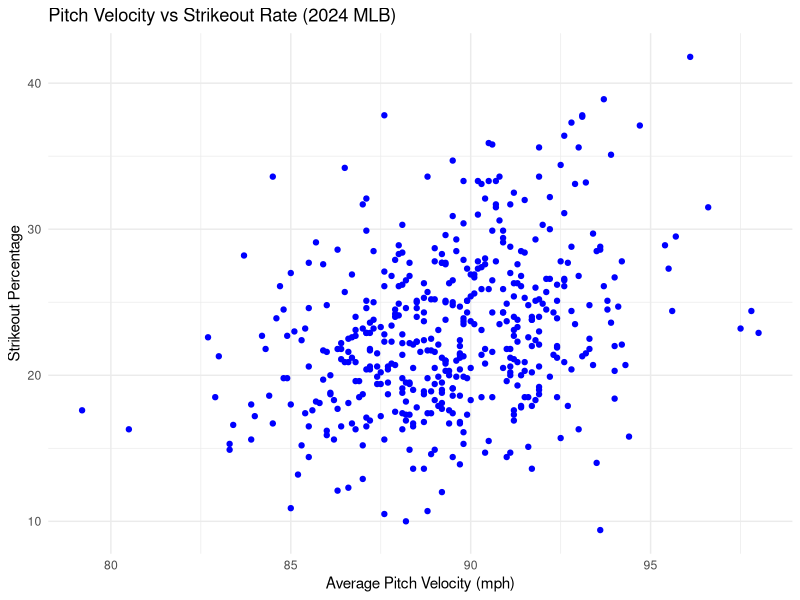
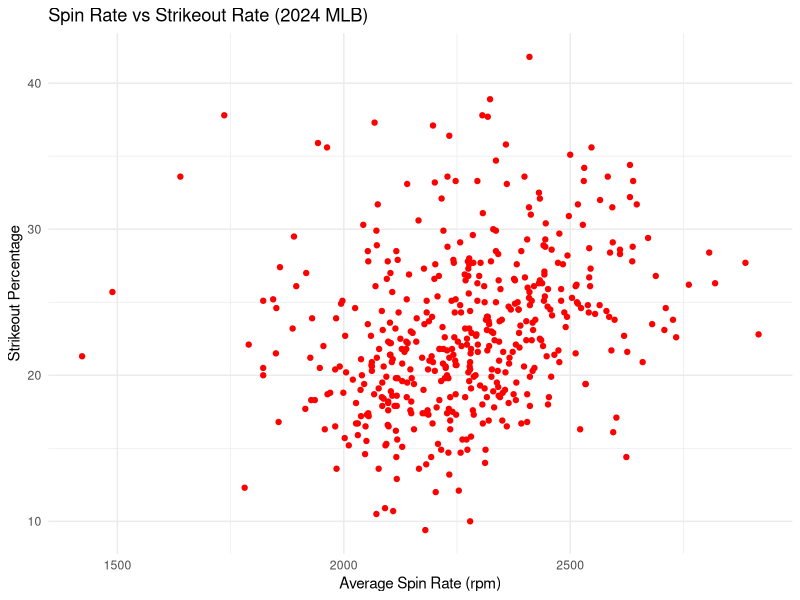
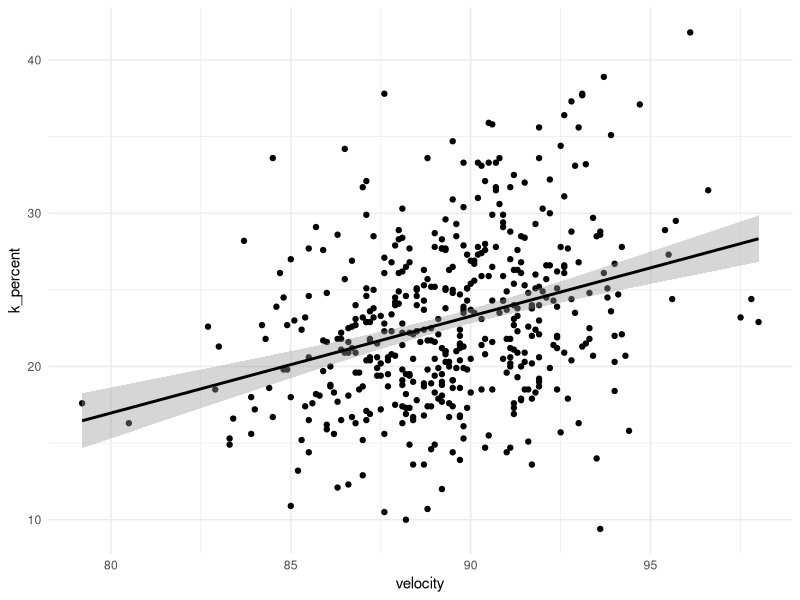

These figures' R source, in order:
library(tidyverse)

df <- read_csv("savant_data.csv")

head(df)

pitcher_stats <- df %>%
  select(
    player_name,
    total_pitches,
    velocity,
    spin_rate,
    k_percent,
    whiffs,
    swings,
    hardhit_percent,
    barrels_per_bbe_percent
  )

pitcher_stats <- pitcher_stats %>%
  filter(total_pitches > 500)

ggplot(pitcher_stats, aes(x = velocity, y = k_percent)) +
  geom_point(color = "blue") +
  labs(
    title = "Pitch Velocity vs Strikeout Rate (2024 MLB)",
    x = "Average Pitch Velocity (mph)",
    y = "Strikeout Percentage"
  ) +
  theme_minimal()

ggplot(pitcher_stats, aes(x = spin_rate, y = k_percent)) +
  geom_point(color = "red") +
  labs(
    title = "Spin Rate vs Strikeout Rate (2024 MLB)",
    x = "Average Spin Rate (rpm)",
    y = "Strikeout Percentage"
  ) +
  theme_minimal()

pitcher_stats %>%
  select(velocity, spin_rate, k_percent, hardhit_percent, barrels_per_bbe_percent) %>%
  cor(use = "complete.obs")

model <- lm(k_percent ~ velocity + spin_rate + hardhit_percent, data = pitcher_stats)

summary(model)

ggplot(pitcher_stats, aes(x = velocity, y = k_percent)) +
  geom_point() +
  geom_smooth(method = "lm", color = "black") +
  theme_minimal()
